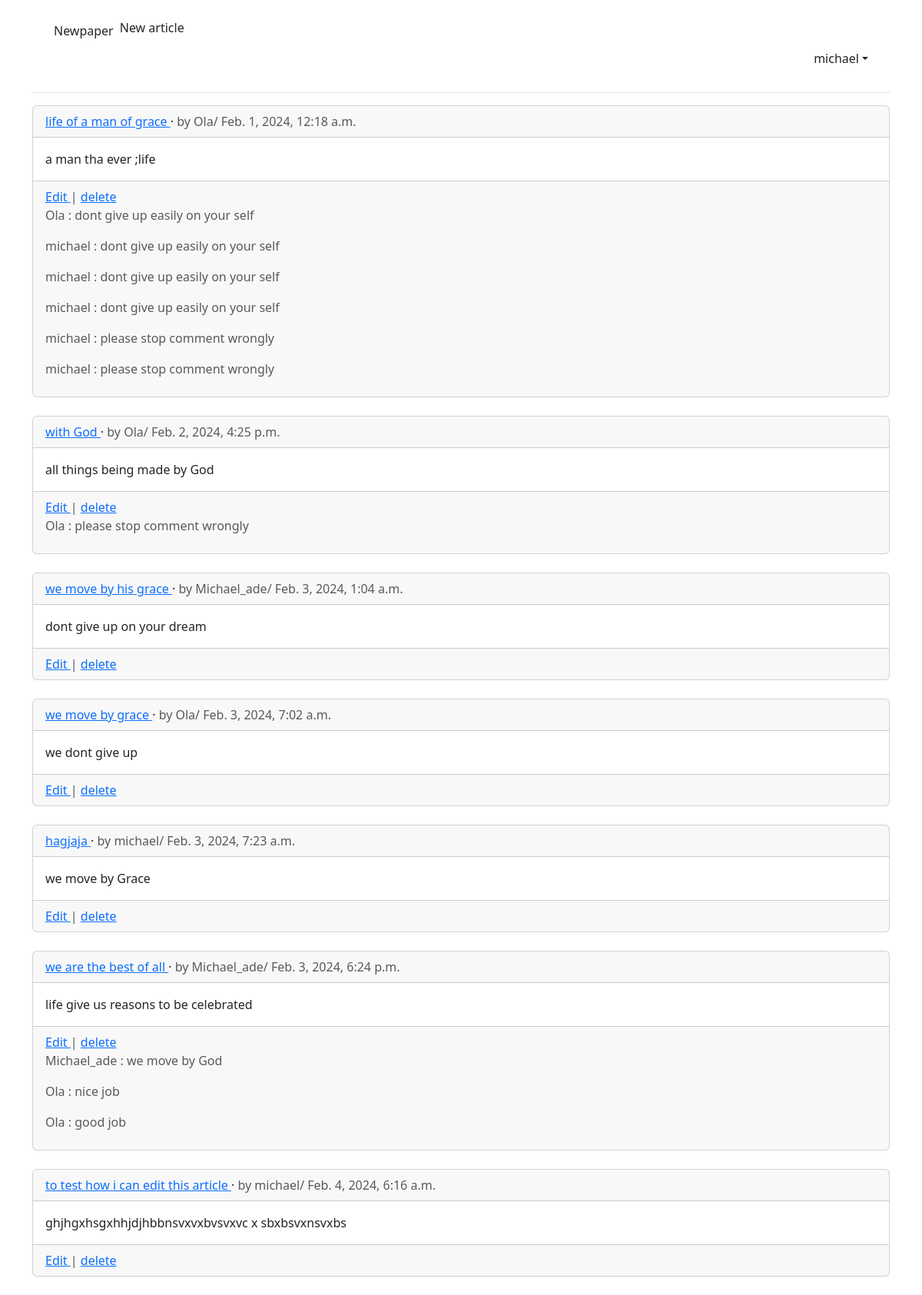
/articles/ (signed in), run on the app's committed database.
### accounts/models.py (models this page shows)
class CustomUser(AbstractUser):
    age = models.PositiveIntegerField(null=True, blank=True,)
    name =models.CharField(max_length = 255, null=True, blank = True)
    date = models.DateField(null = True, blank = True)
    mike = models.DateField(null = True, blank = True)  #new
    def __str__ (self):
        return self.username

### articles/models.py (models this page shows, shortened)
class Article(models.Model):
    title = models.CharField(max_length=55)
    body = models.TextField()
    date = models.DateTimeField(auto_now_add = True)
    author = models.ForeignKey(settings.AUTH_USER_MODEL, on_delete=models.CASCADE,) #author =models.ForeignKey('auth.User', on_delete=models.CASCADE,)

class Comment(models.Model):
    article = models.ForeignKey(Article, on_delete=models.CASCADE,)
    comment = models.CharField(max_length=140)
    author = models.ForeignKey(settings.AUTH_USER_MODEL, on_delete=models.CASCADE,) #author =models.ForeignKey('auth.User', on_delete=models.CASCADE,)
    def __str__(self):
        return self.comment #display the data title in admin page

### articles/views.py (the view)
# urls.py: path("", ArticlesListView.as_view(), name ='article_list'),
class ArticlesListView(ListView, LoginRequiredMixin):
    model = Article
    template_name = "article_list.html"

### accounts/templates/article_list.html (shortened to what this page needs)
 {% extends 'base.html' %}
 {% block content %}
    {%  for article in object_list %}
    <div class="card">
        <div class="card-header">
            <span class="font-weight-bold">
              <a href="{% url 'article_detail' article.pk%}">{{article.title }} </a>
            </span>
            &middot;
            <span class="text-muted">
                by {{ article.author}}/ {{article.date}}
            </span>
        </div>
        <div class="card-body">
            {{ article.body }}
        </div>
        <div class="card-footer text-start text-muted">
            <a href="{% url 'article_edit' article.pk%}">
                Edit
            </a> | <a href="{% url 'article_delete' article.pk%}">delete</a>
            {% for comment in article.comment_set.all %}
            <p>
                <span class="font-weight-bold">
                    {{comment.author}} :
                </span>
                <span>
                    {{ comment }}
                </span>
            </p>
            {% endfor %}
        </div>
    </div>
    <br/>
    {%  endfor %}
 {% endblock content %}

### accounts/templates/base.html (shortened to what this page needs)
<!DOCTYPE html>
<html lang="en">
    {%  load crispy_forms_tags %}
<head>
</head>
<link href="https://cdn.jsdelivr.net/npm/bootstrap@5.3.2/dist/css/bootstrap.min.css" rel="stylesheet">
<body>
    <div class="container">
        <header class="p-3 mb-3 border-bottom">
            <div class="container">
                <div class="d-flex flex-wrap align-items-center justify-content-center justify-content-lg-start">
                    <a class="navbar-brand" href="{% url 'home' %}" class="navbar-brand"  class="text-primary" > Newpaper</a>
                    <ul  class="nav col-12 col-lg-auto me-lg-auto mb-2 justify-content-center md-md-0">
                        {% if user.is_authenticated %}
                        <li >
                            <a href="{% url 'new_article' %}" class="nav-link px-2 link-dark"> New article</a>
                        </li>
                    </ul>
                </div>
                    <ul>
                        <div class="dropdown text-end">
                            <a href="#"  class="d-block link-dark text-decoration-none dropdown-toggle" id="dropdownUser1" data-bs-toggle="dropdown" aria-expanded="false"> {{ user.username }}</a>
                        </div>
                        {% else %}
                    </ul>
                    <div class="text-end">
                        <a href="{% url 'login' %}" class="btn btn-outline-primary me-2">Login</a>
                        <a href="{% url 'signup'%}" class="btn btn-primary">Sign Up</a>
                    </div>
                {% endif %}
            </div>
        </header>
        <main>
            {% block content %}
            {% endblock content %}
        </main>
    </div>
</body>
</html>

### data on the page
CustomUser: username "michael"
Article: title "life of a man of grace", author "Ola", date "Feb. 1, 2024, 12:18 a.m.", body "a man tha ever ;life"
Comment: author "Ola", comment "dont give up easily on your self"
Comment: author "michael", comment "dont give up easily on your self"
Comment: author "michael", comment "dont give up easily on your self"
Comment: author "michael", comment "dont give up easily on your self"
Comment: author "michael", comment "please stop comment wrongly"
Comment: author "michael", comment "please stop comment wrongly"
Article: title "with God", author "Ola", date "Feb. 2, 2024, 4:25 p.m.", body "all things being made by God"
Comment: author "Ola", comment "please stop comment wrongly"
Article: title "we move by his grace", author "Michael_ade", date "Feb. 3, 2024, 1:04 a.m.", body "dont give up on your dream"
Article: title "we move by grace", author "Ola", date "Feb. 3, 2024, 7:02 a.m.", body "we dont give up"
Article: title "hagjaja", author "michael", date "Feb. 3, 2024, 7:23 a.m.", body "we move by Grace"
Article: title "we are the best of all", author "Michael_ade", date "Feb. 3, 2024, 6:24 p.m.", body "life give us reasons to be celebrated"
Comment: author "Michael_ade", comment "we move by God"
Comment: author "Ola", comment "nice job"
Comment: author "Ola", comment "good job"
Article: title "to test how i can edit this article", author "michael", date "Feb. 4, 2024, 6:16 a.m.", body "ghjhgxhsgxhhjdjhbbnsvxvxbvsvxvc x sbxbsvxnsvxbs"
